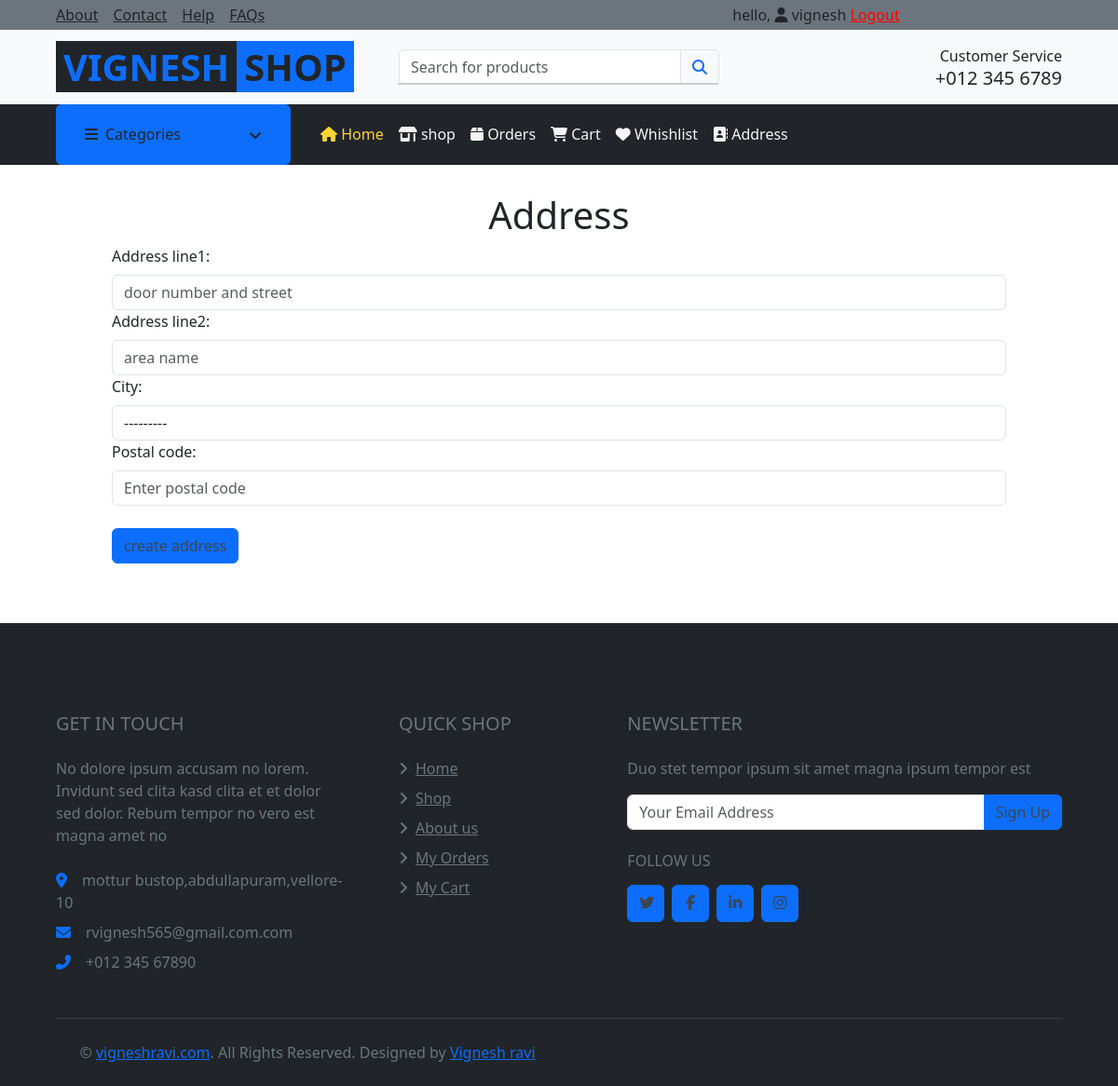
Before: /address (signed in) with the older database file.
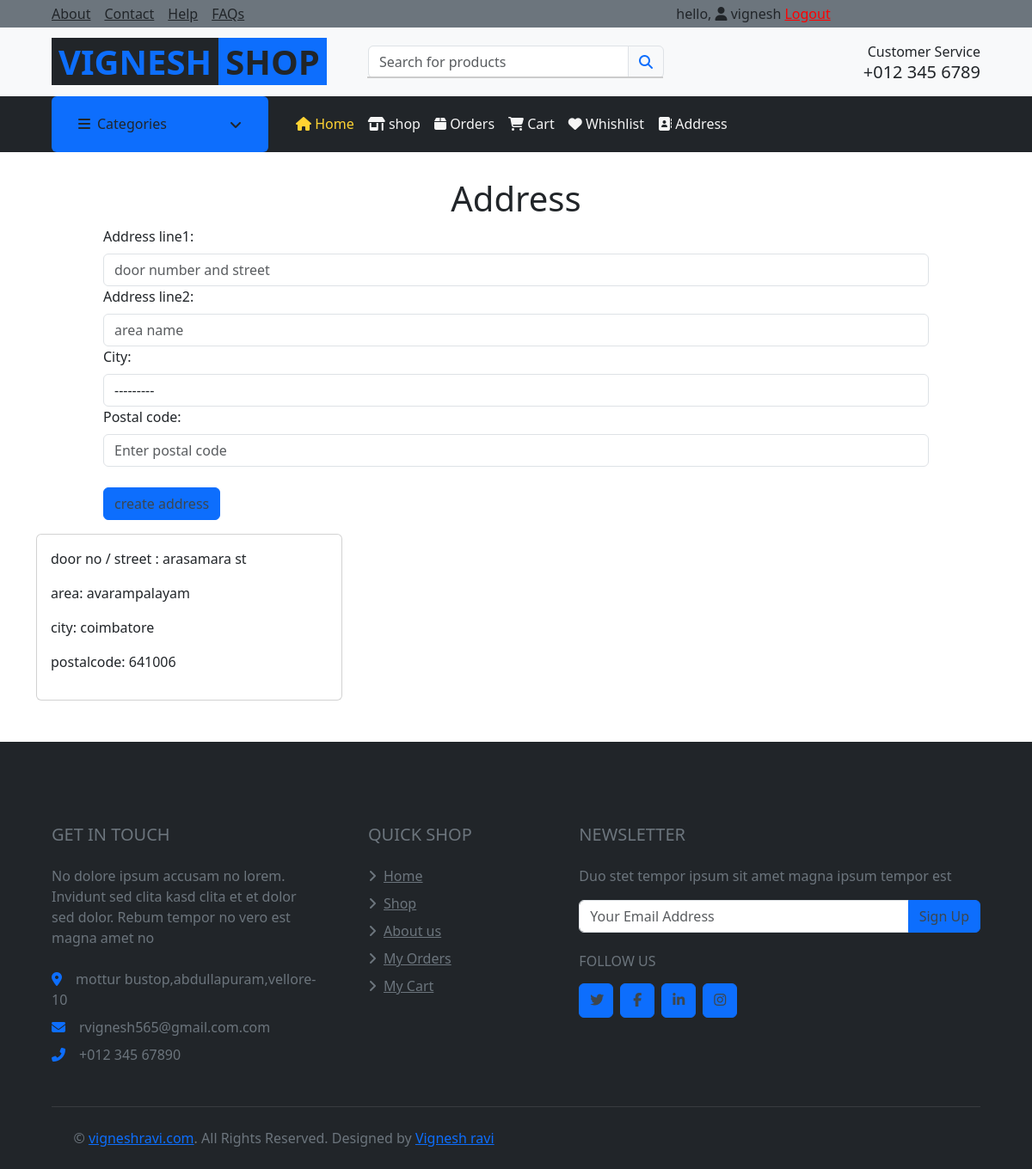
After: the same page with the newer database file.
### app/models.py (models this page shows, shortened)
class Address(models.Model):
    user = models.ForeignKey(settings.AUTH_USER_MODEL, on_delete=models.CASCADE)
    address_line1 = models.CharField(max_length=255)
    address_line2 = models.CharField(max_length=255, blank=True, null=True)
    city = models.ForeignKey(City, on_delete=models.CASCADE)
    postal_code = models.CharField(max_length=20)

class City(models.Model):
    name = models.CharField(max_length=100)
    state = models.CharField(max_length=100)
    def __str__(self):
        return self.name

### app/views.py (the view)
# urls.py: path('address', views.address, name='address'),
def address(request):
    categories = Category.objects.all()
    if request.method == 'POST':
        form = AddressForm(request.POST)
        if form.is_valid():
            address = form.save(commit=False)
            address.user = request.user
            address.save()
            messages.success(request,'address added succesfully')
            return redirect('address')  # Replace 'success_url' with your actual success URL
    else:
        form = AddressForm()
        data = Address.objects.filter(user=request.user)
    return render(request, 'pages/address.html', {'form': form,'data':data,'categories':categories})

### app/forms.py
class AddressForm(forms.ModelForm):
    class Meta:
        model = Address
        fields = ('address_line1', 'address_line2', 'city', 'postal_code')
        widgets = {
            'address_line1': forms.TextInput(attrs={'class': 'form-control', 'placeholder': 'door number and street'}),
            'address_line2': forms.TextInput(attrs={'class': 'form-control', 'placeholder': 'area name'}),
            'city': forms.Select(attrs={'class': 'form-control'}),
            'postal_code': forms.TextInput(attrs={'class': 'form-control', 'placeholder': 'Enter postal code'}),
            }

### templates/pages/address.html
{% extends 'base/base.html' %} {% block title %} {% endblock title %} {% block style %} {% endblock style %} {% block content %}
<h1 class='text-center'>Address</h1>
<form action="" method="post" style="width: 80%; margin: auto">
  {%csrf_token%} {{form}}
  <button type="submit" class="mt-4 btn btn-primary">create address</button>
</form>
<div class="container mt-3">
  <div class="row">
  {% for item in data %}
  <div class="col-md-4">
    <div class="card text-start p-3">
        <p>door no / street : {{item.address_line1}}</p>
        <p>area: {{item.address_line2}}</p>
        <p>city: {{item.city}}</p>
        <p>postalcode: {{item.postal_code}}</p>
    </div>
  </div>
  {% endfor %}
</div>
</div>
{% endblock content %}

Changed rows visible on the page:
added Address: address_line1 "arasamara st", address_line2 "avarampalayam", city "coimbatore", postal_code "641006"
